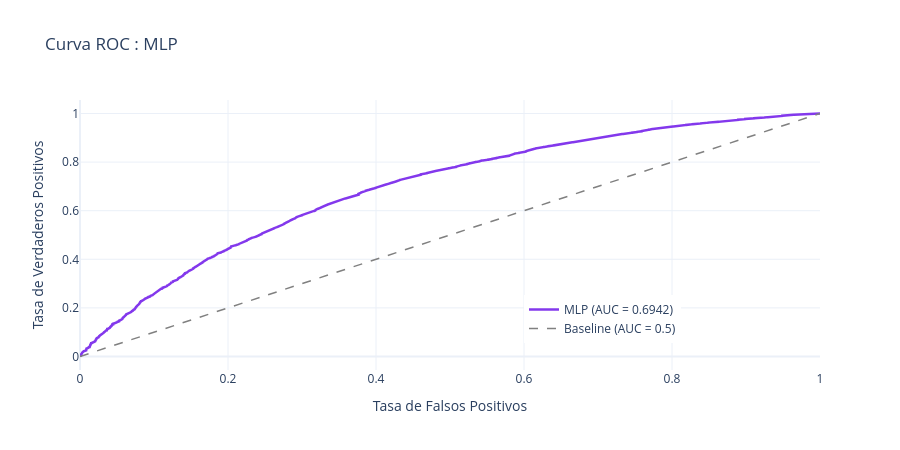

This figure's notebook cell:
### Code cell
# -- curva ROC  ----------------------------------------------
fpr, tpr, _ = roc_curve(y_test, y_proba, pos_label=2)

fig_roc = go.Figure()
fig_roc.add_trace(go.Scatter(
    x=fpr, y=tpr,
    mode='lines',
    name=f'MLP (AUC = {auc:.4f})',
    line=dict(color='#8338EC', width=2.5)
))
fig_roc.add_trace(go.Scatter(
    x=[0,1], y=[0,1],
    mode='lines',
    name='Baseline (AUC = 0.5)',
    line=dict(color='gray', width=1.5, dash='dash')
))
fig_roc.update_layout(
    title='Curva ROC : MLP',
    xaxis_title='Tasa de Falsos Positivos',
    yaxis_title='Tasa de Verdaderos Positivos',
    height=450,
    template='plotly_white',
    legend=dict(x=0.6, y=0.1)
)
fig_roc.show()

### Figure 1 — Plotly figure (JSON) as saved in the notebook; plotly's stock layout.template omitted (floating-point values rounded to 4 significant figures; data arrays with more than 128 entries replaced by an {"elided": "..."} marker saying what was removed)
{"data": [{"line": {"color": "#8338EC", "width": 2.5}, "mode": "lines", "name": "MLP (AUC = 0.6942)", "type": "scatter", "x": {"elided": "5192 float values"}, "y": {"elided": "5192 float values"}}, {"line": {"color": "gray", "dash": "dash", "width": 1.5}, "mode": "lines", "name": "Baseline (AUC = 0.5)", "type": "scatter", "x": [0, 1], "y": [0, 1]}], "layout": {"height": 450, "legend": {"x": 0.6, "y": 0.1}, "title": {"text": "Curva ROC : MLP"}, "xaxis": {"title": {"text": "Tasa de Falsos Positivos"}}, "yaxis": {"title": {"text": "Tasa de Verdaderos Positivos"}}}}
